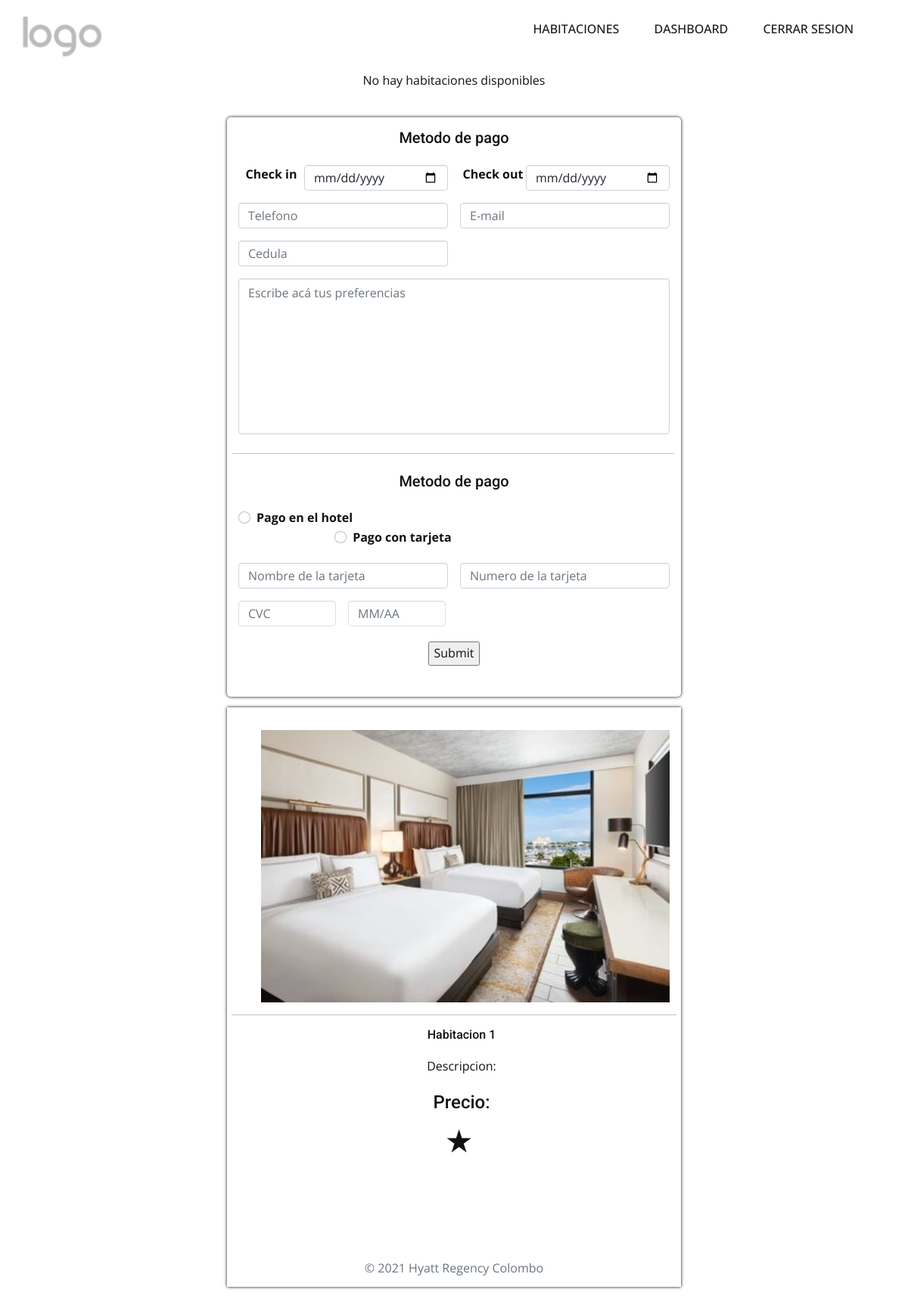
The app's page /reservaAdmin/1 (signed in), older data.
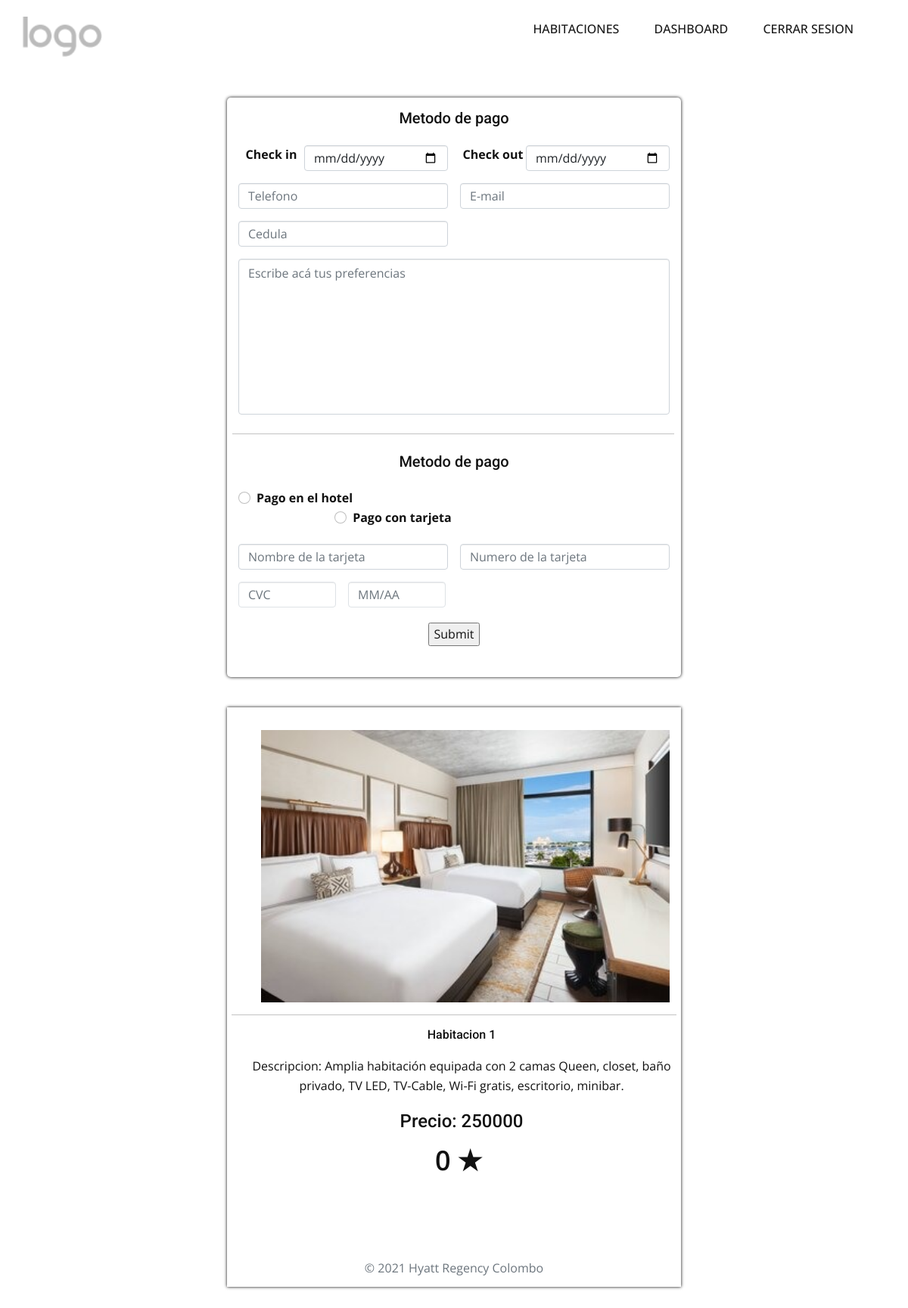
The same page, newer data.
### tables this page shows
CREATE TABLE habitacion (id INT PRIMARY KEY UNIQUE NOT NULL, nombre TEXT NOT NULL, descripcion TEXT NOT NULL, disponibilidad BOOLEAN, cantCamas INT, capMax INT, precio INT, calificacion INT);

### main.py (the view)
@app.route('/reservaAdmin/<idHab>')
def load_reservaAdmin(idHab = None):
    if "rol" in session:
        rol= session['rol']
        try:
            with sqlite3.connect("HRC.db") as con:
                con.row_factory = sqlite3.Row
                cur = con.cursor()
                cur.execute("SELECT * FROM habitacion WHERE id = ?", [idHab])
                row= cur.fetchone()
                con.commit()
                if row is None:
                    flash("No hay habitaciones disponibles")
                return render_template('reservaAdmin.html', idHab = idHab, row = row,rol=rol)
        except Error:
            return render_template("errores.html",error="500 Error en el servidor",mensaje="Lo sentimos, se ha producido un error en el servidor. Estaremos solucionando a la mayor brevedad el inconveniente.")
    else:
        flash("Accion no permita por favor inicie sesión")
        return render_template('error.html')

### templates/reservaAdmin.html (shortened to what this page needs)
{%extends 'reserva.html'%}
{%block content%}
{% for message in get_flashed_messages() %}
<div class="flash"> {{message}} </div>
{%endfor%}
<div class="main-container">
    <form class="needs-validations" method="post" action="{{ url_for('reserva')}}">
        <div class="row g-3">
            <h5 class="" for="">Metodo de pago</h5>
            <div class="col-sm-6">
                <label for="checkin" class="form-label">Check in</label>
                <input name="checkin" class="form-control float-end" id="checkin" type="date">
            </div>
            <div class="col-sm-6">
                <label class="form-label" for="checkout">Check out</label>
                <input name="checkout" class="form-control float-end" id="checkout" type="date" required>
            </div>
            <div class="col-sm-6">
                <input name="numeroR" class="telefono form-control" type="text" placeholder="Telefono" required>
            </div>
            <div class="col-sm-6">
                <input name="emailR" class="email form-control" type="email" placeholder="E-mail" required>
            </div>
            <div class="col-sm-6">
                <input name="cedulaR" class="cedula form-control" type="text" placeholder="Cedula" required>
            </div>
            <div class="">
                <textarea name="preferenciasR" class="form-control" id="" cols="53" rows="8"
                placeholder="Escribe acá tus preferencias"></textarea>
            </div>
            <div class="short-data col-sm-6">
            </div>
            <hr class="my-2">
            <h5 class="" for="">Metodo de pago</h5>
            <div class="">
                <div class="form-check">
                    <input class="form-check-input" id="check1" name="typePay" type="radio" value="hotel">
                    <label class="form-check-label float-start" for="check1 ">Pago en el hotel</label>
                </div>
                <div class="form-check">
                    <input class="form-check-input" id="check2" name="typePay" type="radio" value="tarjeta">
                    <label class="form-check-label float-start" for="check2">Pago con tarjeta</label>
                </div>
            </div>
            <div class="col-sm-6">
                <input class="form-control" type="text" value="" placeholder="Nombre de la tarjeta" name="name-card">
            </div>
            <div class="col-sm-6">
                <input class="number-card form-control" type="text" placeholder="Numero de la tarjeta"
                    name="number-card">
            </div>
            <div class="short-data col-sm-6">
                <input class="cvc border form-control" type="text" placeholder="CVC" name="cvc">
            </div>
            <div class="short-data col-sm-6">
                <input class="caducidad border form-control" type="text" placeholder="MM/AA" name="caducidad">
            </div>
        </div>
        <div id="send" class="container-send">
            <input class="send" type="submit">
        </div>
    </form>
</div>
<aside class="al-lado">
    <div class="container-habitacion">
        <img class="habitacion" src="/static/imagenes/hab.jpeg" alt="">
    </div>
    <hr style="width: 98%; margin-left: 1%">
    <div>
        <h6 class="descripcion">Habitacion {{ idHab}} </h6>
        <p class="descripcion">Descripcion: {{row['descripcion']}}</p>
        <h4 class="descripcion">Precio: {{row['precio']}}</h4>
        <div class="cal-L">
            <p style="margin-bottom: 0px; margin-top: 0px; font-size: 36px; font-weight: 600;">{{row['calificacion']}} &#9733;</p>
        </div>
    </div>
</aside>
{% endblock %}

Row changes from the older to the newer data that the page shows:
added habitacion: descripcion "Amplia habitación equipada con 2 camas Queen, closet, baño privado, TV LED, TV-Cable, Wi-Fi gratis, escritorio, minibar.", precio "250000", calificacion "0"
Text that changed along with them:
list line gone: "No hay habitaciones disponibles"
